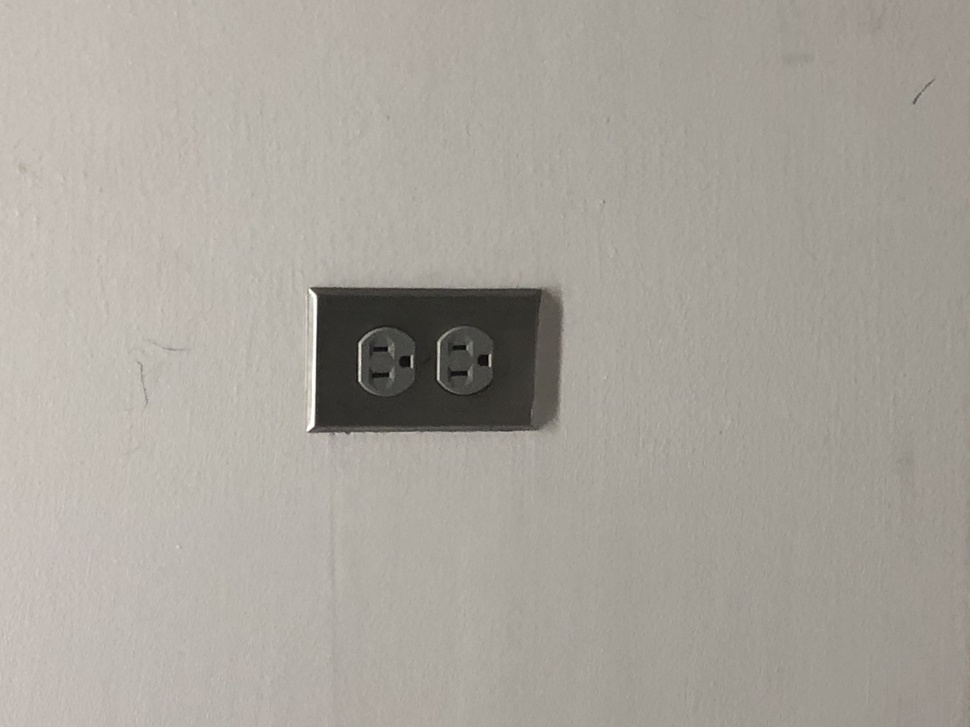
#> input picture images/outlet.jpg, 970 x 727 px, shrunk from 4032 x 3024 before the run
$ python image-multiplication.py
#> lines starting #> are read from the running program, lines starting #| are printed output that depends on the picture
import numpy as np
from PIL import Image
import matplotlib.image as mpimg
import matplotlib.pylab as plt

im1 = mpimg.imread("./images/outlet.jpg")
#> im1 is the input picture: shape (727, 970, 3); mean R, G, B 169, 164.4, 156.1
im2 = mpimg.imread("./images/windows.jpg")
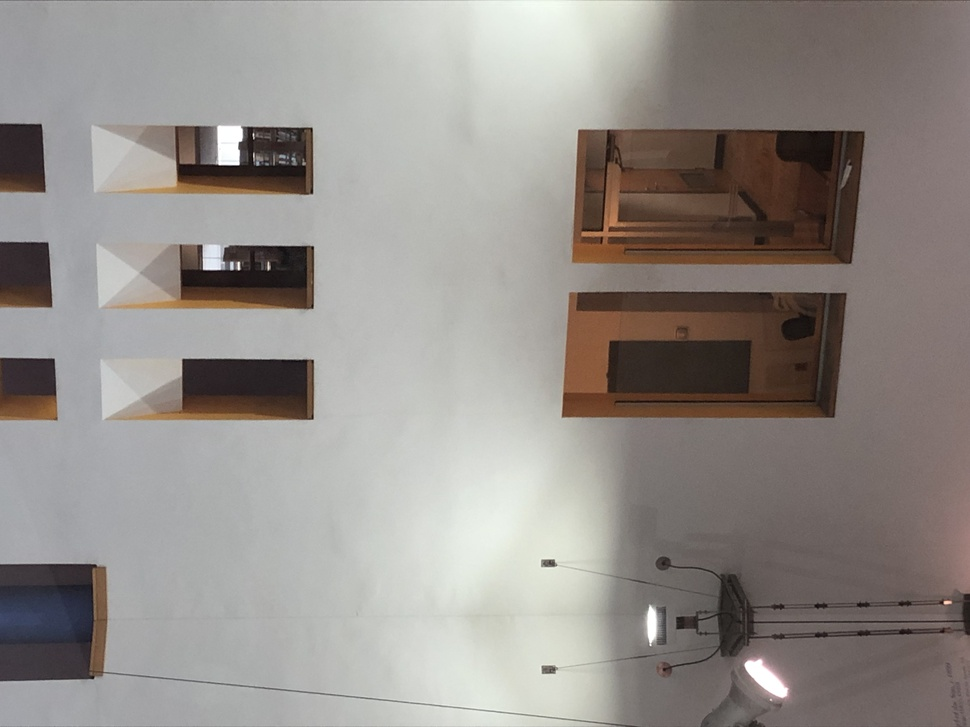
#> input picture images/windows.jpg, 970 x 727 px, shrunk from 4032 x 3024 before the run
#> im2 is the input picture: shape (727, 970, 3); mean R, G, B 147.6, 141.8, 137.6

multiplication = im1 * im2
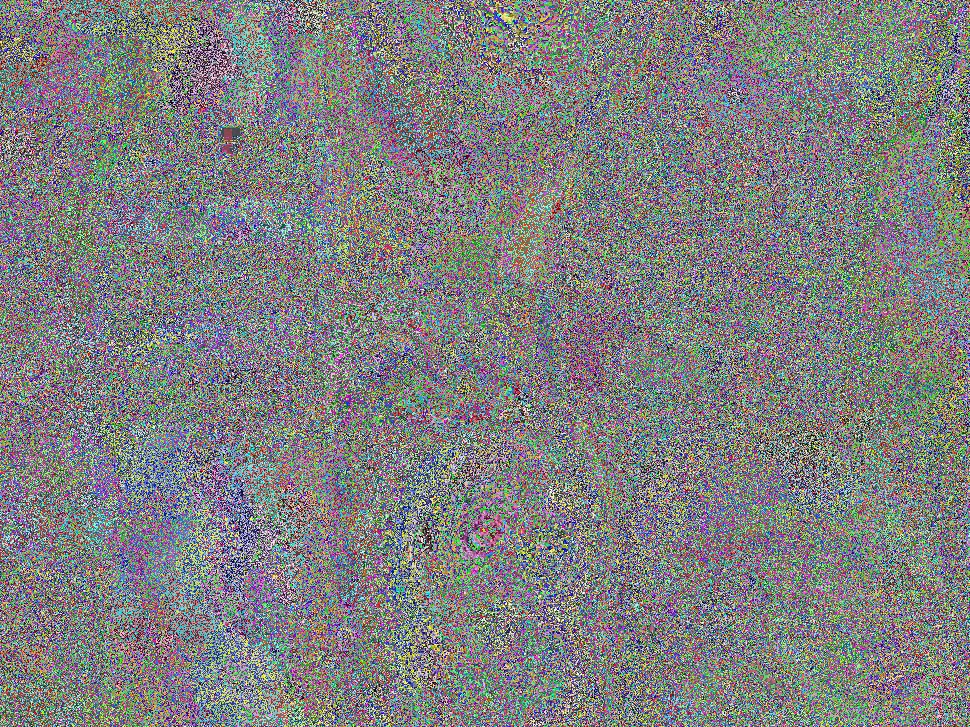
#> multiplication: shape (727, 970, 3); mean R, G, B 126.8, 127.5, 127.7
multiplication[multiplication > 255] = 255

multiplication = Image.fromarray(multiplication)
multiplication.save("./images/outlet-times-windows.jpg")
